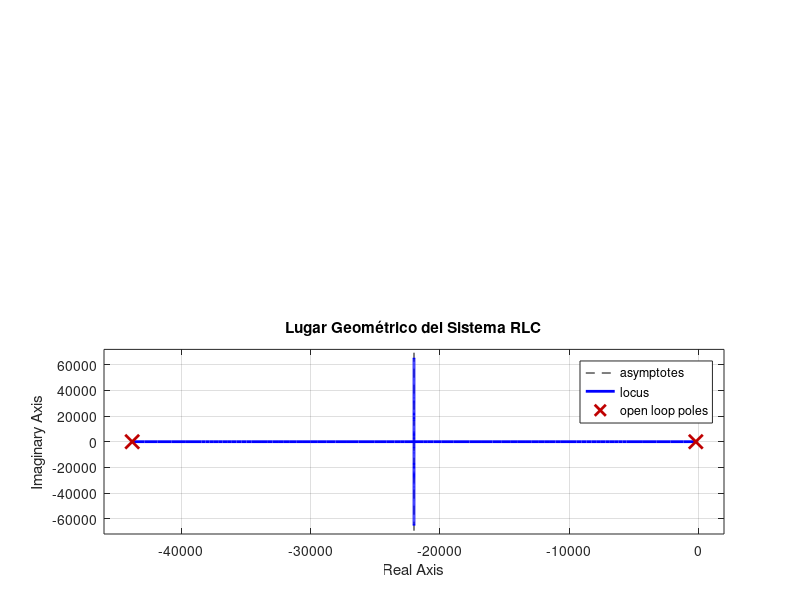
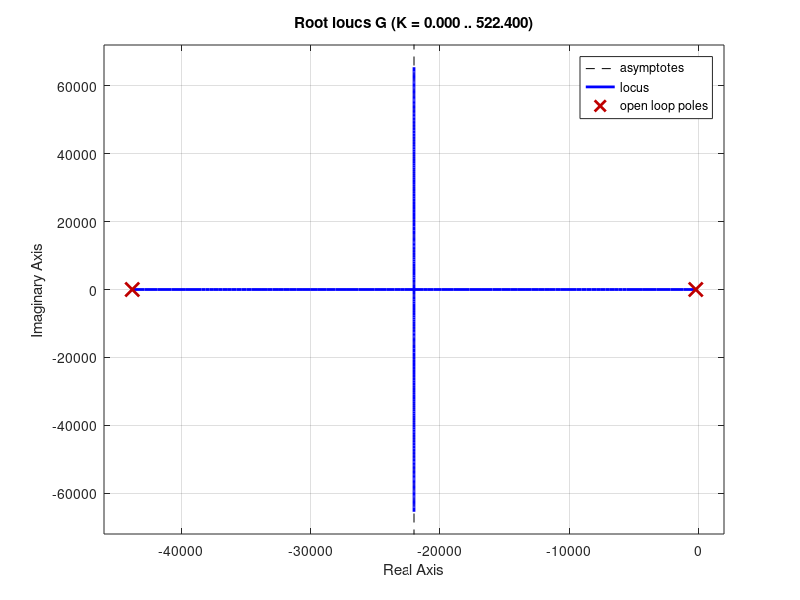

Source code (MATLAB) for these figures, in order: (Note: this script raises an error after producing the figures.)
% Actividad Reto - Compensador en adelanto para circuito RLC

% Parámetros del circuito RLC
R = 22;       
L = 500e-6;  
C = 220e-6;      

% Función de transferencia del circuito RLC
num = 1;
den = [L*C, R*C, 1];
roots(den);
G = tf(num, den);

figure;         % FIGURA 1 (Resp escalón y LGR del sistema original)
subplot(2,1,1);
step(G);
title('Respuesta al Escalón del Sistema RLC');
subplot(2,1,2);
rlocus(G);
title('Lugar Geométrico del Sistema RLC');

%%%%%%%%%%%%%%%%%%%%%%%%%%%%%%%%%%%%%%%%%%%%%%%%%%%%%%%%%%%%%%%
%%% Parte 2: Especificaciones y Cálculo de Polos Deseados %%%
%%%%%%%%%%%%%%%%%%%%%%%%%%%%%%%%%%%%%%%%%%%%%%%%%%%%%%%%%%%%%%%
Mp = 0.25;    % Sobreimpulso máximo (25%)
tss = 0.05;   % Tiempo de establecimiento (50 ms)

Zera = log(1/Mp)/sqrt(pi^2 + (log(1/Mp))^2);
Wn = 4/ (tss * Zera);

% Ecuación característica del sistema de segundo orden deseado
Ec_Segundo_Orden = [1 2*Zera*Wn Wn^2];
Polos_diseno = roots(Ec_Segundo_Orden);  % Polos deseados
Segundo_Orden = tf([Wn^2], [Ec_Segundo_Orden]);  % TF deseada

%%% Mostrar resultados por consola %%%
disp('--- Resultados del sistema RLC ---');
disp(['Zera (ζ): ', num2str(Zera)]);
disp(['Wn : ', num2str(Wn)]);

% Polos del sistema original
poles_original = pole(G);

figure;         % FIGURA 2 (Lugar geométrico con comparación)
rlocus(G);
hold on;
plot(real(poles_original), imag(poles_original), 'Bx', 'MarkerSize', 10);
plot(real(Polos_diseno), imag(Polos_diseno), 'r*', 'MarkerSize', 10);
title('Lugar Geométrico con Polos Originales y Deseados');
grid on;
hold off;



%%%%%%%%%%%%%%%%%%%%%%%%%%%%%%%%%%%%%%%%%%%%%%%%%%%%%%%%%%%%%%%
%%%%%%%     Parte 3: Diseño Compensador            %%%%%%%%
%%%%%%%%%%%%%%%%%%%%%%%%%%%%%%%%%%%%%%%%%%%%%%%%%%%%%%%%%%%%%%%
% Definimos el ángulo deseado de contribución del polo del compensador
angulo_deg = 54;
angulo_rad = deg2rad(angulo_deg);

% Calculamos la posición del polo y del cero  (cero en el polo dominante original)
zc = real(poles_original(2));  % Zc = -208.35 aprox.
pc = -100;

kc = 320;
%Hs = Kb;  % Función de transferencia del sensor (realimentación)
Hs = 1;

% Definición del compensador con ganancia
Gc = tf([1*kc kc*zc], [1 pc]);
Gs_con_Compensador = series(Gc, G);                % Sistema compensado en lazo abierto: Gc(s)*G(s)
Gs_compensado = feedback(Gs_con_Compensador, Hs);   % Sistema compensado en lazo cerrado

% 2.3.4 Respuesta al escalón entre sistema original y compensado
figure;
step(G)  
hold on
step(Gs_compensado)  
hold off

figure;
step(Gs_compensado)



